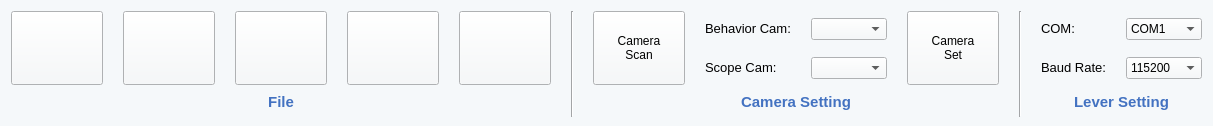
           <widget class="QWidget" name="widget_68" native="true">
            <property name="sizePolicy">
             <sizepolicy hsizetype="Preferred" vsizetype="Fixed">
              <horstretch>0</horstretch>
              <verstretch>0</verstretch>
             </sizepolicy>
            </property>
            <property name="minimumSize">
             <size>
              <width>0</width>
              <height>126</height>
             </size>
            </property>
            <property name="maximumSize">
             <size>
              <width>16777215</width>
              <height>126</height>
             </size>
            </property>
            <property name="font">
             <font>
              <family>Arial</family>
             </font>
            </property>
            <property name="styleSheet">
             <string notr="true">background-color: rgb(245, 248, 250);</string>
            </property>
            <layout class="QFormLayout" name="formLayout_3">
             <item row="0" column="0">
              <layout class="QGridLayout" name="gridLayout_8">
               <property name="horizontalSpacing">
                <number>20</number>
               </property>
               <item row="0" column="0" rowspan="2">
                <widget class="QPushButton" name="HomeNewButton">
                 <property name="sizePolicy">
                  <sizepolicy hsizetype="Fixed" vsizetype="Fixed">
                   <horstretch>0</horstretch>
                   <verstretch>0</verstretch>
                  </sizepolicy>
                 </property>
                 <property name="minimumSize">
                  <size>
                   <width>92</width>
                   <height>74</height>
                  </size>
                 </property>
                 <property name="maximumSize">
                  <size>
                   <width>92</width>
                   <height>74</height>
                  </size>
                 </property>
                 <property name="font">
                  <font>
                   <family>Arial</family>
                  </font>
                 </property>
                 <property name="styleSheet">
                  <string notr="true">border-image: url(:/home/Asset 1.png);</string>
                 </property>
                 <property name="text">
                  <string/>
                 </property>
                </widget>
               </item>
               <item row="0" column="1" rowspan="2">
                <widget class="QPushButton" name="HomeLoadButton">
                 <property name="sizePolicy">
                  <sizepolicy hsizetype="Fixed" vsizetype="Fixed">
                   <horstretch>0</horstretch>
                   <verstretch>0</verstretch>
                  </sizepolicy>
                 </property>
                 <property name="minimumSize">
                  <size>
                   <width>92</width>
                   <height>74</height>
                  </size>
                 </property>
                 <property name="maximumSize">
                  <size>
                   <width>92</width>
                   <height>74</height>
                  </size>
                 </property>
                 <property name="font">
                  <font>
                   <family>Arial</family>
                  </font>
                 </property>
                 <property name="styleSheet">
                  <string notr="true">border-image: url(:/home/Asset 2.png);</string>
                 </property>
                 <property name="text">
                  <string/>
                 </property>
                </widget>
               </item>
               <item row="0" column="2" rowspan="2">
                <widget class="QPushButton" name="HomeSaveButton">
                 <property name="sizePolicy">
                  <sizepolicy hsizetype="Fixed" vsizetype="Fixed">
                   <horstretch>0</horstretch>
                   <verstretch>0</verstretch>
                  </sizepolicy>
                 </property>
                 <property name="minimumSize">
                  <size>
                   <width>92</width>
                   <height>74</height>
                  </size>
                 </property>
                 <property name="maximumSize">
                  <size>
                   <width>92</width>
                   <height>74</height>
                  </size>
                 </property>
                 <property name="font">
                  <font>
                   <family>Arial</family>
                  </font>
                 </property>
                 <property name="styleSheet">
                  <string notr="true">border-image: url(:/home/Asset 3.png);</string>
                 </property>
                 <property name="text">
                  <string/>
                 </property>
                </widget>
               </item>
               <item row="0" column="3" rowspan="2">
                <widget class="QPushButton" name="HomeReFileButton">
                 <property name="sizePolicy">
                  <sizepolicy hsizetype="Fixed" vsizetype="Fixed">
                   <horstretch>0</horstretch>
                   <verstretch>0</verstretch>
                  </sizepolicy>
                 </property>
                 <property name="minimumSize">
                  <size>
                   <width>92</width>
                   <height>74</height>
                  </size>
                 </property>
                 <property name="maximumSize">
                  <size>
                   <width>92</width>
                   <height>74</height>
                  </size>
                 </property>
                 <property name="font">
                  <font>
                   <family>Arial</family>
                  </font>
                 </property>
                 <property name="styleSheet">
                  <string notr="true">border-image: url(:/home/Asset 4.png);</string>
                 </property>
                 <property name="text">
                  <string/>
                 </property>
                </widget>
               </item>
               <item row="0" column="4" rowspan="2">
                <widget class="QPushButton" name="HomeOptionButton">
                 <property name="sizePolicy">
                  <sizepolicy hsizetype="Fixed" vsizetype="Fixed">
                   <horstretch>0</horstretch>
                   <verstretch>0</verstretch>
                  </sizepolicy>
                 </property>
                 <property name="minimumSize">
                  <size>
                   <width>92</width>
                   <height>74</height>
                  </size>
                 </property>
                 <property name="maximumSize">
                  <size>
                   <width>92</width>
                   <height>74</height>
                  </size>
                 </property>
                 <property name="font">
                  <font>
                   <family>Arial</family>
                  </font>
                 </property>
                 <property name="styleSheet">
                  <string notr="true">border-image: url(:/home/home_option.png);
image: url(:/home/home_option.png);</string>
                 </property>
                 <property name="text">
                  <string/>
                 </property>
                </widget>
               </item>
               <item row="0" column="5" rowspan="3">
                <widget class="Line" name="line_5">
                 <property name="sizePolicy">
                  <sizepolicy hsizetype="Fixed" vsizetype="Fixed">
                   <horstretch>0</horstretch>
                   <verstretch>0</verstretch>
                  </sizepolicy>
                 </property>
                 <property name="minimumSize">
                  <size>
                   <width>2</width>
                   <height>106</height>
                  </size>
                 </property>
                 <property name="maximumSize">
                  <size>
                   <width>2</width>
                   <height>106</height>
                  </size>
                 </property>
                 <property name="font">
                  <font>
                   <family>Arial</family>
                  </font>
                 </property>
                 <property name="orientation">
                  <enum>Qt::Vertical</enum>
                 </property>
                </widget>
               </item>
               <item row="0" column="6" rowspan="2">
                <widget class="QPushButton" name="HomeCamScanButton">
                 <property name="sizePolicy">
                  <sizepolicy hsizetype="Fixed" vsizetype="Fixed">
                   <horstretch>0</horstretch>
                   <verstretch>0</verstretch>
                  </sizepolicy>
                 </property>
                 <property name="minimumSize">
                  <size>
                   <width>92</width>
                   <height>74</height>
                  </size>
                 </property>
                 <property name="maximumSize">
                  <size>
                   <width>92</width>
                   <height>74</height>
                  </size>
                 </property>
                 <property name="font">
                  <font>
                   <family>Arial</family>
                  </font>
                 </property>
                 <property name="text">
                  <string>Camera
Scan</string>
                 </property>
                </widget>
               </item>
               <item row="0" column="7">
                <widget class="QLabel" name="label_179">
                 <property name="sizePolicy">
                  <sizepolicy hsizetype="Fixed" vsizetype="Fixed">
                   <horstretch>0</horstretch>
                   <verstretch>0</verstretch>
                  </sizepolicy>
                 </property>
                 <property name="font">
                  <font>
                   <family>Arial</family>
                   <pointsize>10</pointsize>
                  </font>
                 </property>
                 <property name="text">
                  <string>Behavior Cam:</string>
                 </property>
                 <property name="alignment">
                  <set>Qt::AlignLeading|Qt::AlignLeft|Qt::AlignVCenter</set>
                 </property>
                </widget>
               </item>
               <item row="0" column="8">
                <widget class="QComboBox" name="HomeBehCamValue">
                 <property name="sizePolicy">
                  <sizepolicy hsizetype="Fixed" vsizetype="Fixed">
                   <horstretch>0</horstretch>
                   <verstretch>0</verstretch>
                  </sizepolicy>
                 </property>
                 <property name="minimumSize">
                  <size>
                   <width>76</width>
                   <height>22</height>
                  </size>
                 </property>
                 <property name="maximumSize">
                  <size>
                   <width>76</width>
                   <height>22</height>
                  </size>
                 </property>
                 <property name="font">
                  <font>
                   <family>Arial</family>
                  </font>
                 </property>
                </widget>
               </item>
               <item row="0" column="9" rowspan="2">
                <widget class="QPushButton" name="HomeCamSetButton">
                 <property name="sizePolicy">
                  <sizepolicy hsizetype="Fixed" vsizetype="Fixed">
                   <horstretch>0</horstretch>
                   <verstretch>0</verstretch>
                  </sizepolicy>
                 </property>
                 <property name="minimumSize">
                  <size>
                   <width>92</width>
                   <height>74</height>
                  </size>
                 </property>
                 <property name="maximumSize">
                  <size>
                   <width>92</width>
                   <height>74</height>
                  </size>
                 </property>
                 <property name="font">
                  <font>
                   <family>Arial</family>
                  </font>
                 </property>
                 <property name="text">
                  <string>Camera
Set</string>
                 </property>
                </widget>
               </item>
               <item row="0" column="10" rowspan="3">
                <widget class="Line" name="line_6">
                 <property name="sizePolicy">
                  <sizepolicy hsizetype="Fixed" vsizetype="Fixed">
                   <horstretch>0</horstretch>
                   <verstretch>0</verstretch>
                  </sizepolicy>
                 </property>
                 <property name="minimumSize">
                  <size>
                   <width>2</width>
                   <height>106</height>
                  </size>
                 </property>
                 <property name="maximumSize">
                  <size>
                   <width>2</width>
                   <height>106</height>
                  </size>
                 </property>
                 <property name="font">
                  <font>
                   <family>Arial</family>
                  </font>
                 </property>
                 <property name="orientation">
                  <enum>Qt::Vertical</enum>
                 </property>
                </widget>
               </item>
               <item row="0" column="11">
                <widget class="QLabel" name="label_173">
                 <property name="sizePolicy">
                  <sizepolicy hsizetype="Fixed" vsizetype="Fixed">
                   <horstretch>0</horstretch>
                   <verstretch>0</verstretch>
                  </sizepolicy>
                 </property>
                 <property name="font">
                  <font>
                   <family>Arial</family>
                   <pointsize>10</pointsize>
                  </font>
                 </property>
                 <property name="text">
                  <string>COM:</string>
                 </property>
                 <property name="alignment">
                  <set>Qt::AlignLeading|Qt::AlignLeft|Qt::AlignVCenter</set>
                 </property>
                </widget>
               </item>
               <item row="0" column="12">
                <widget class="QComboBox" name="HomeLeverCOMValue">
                 <property name="sizePolicy">
                  <sizepolicy hsizetype="Fixed" vsizetype="Fixed">
                   <horstretch>0</horstretch>
                   <verstretch>0</verstretch>
                  </sizepolicy>
                 </property>
                 <property name="minimumSize">
                  <size>
                   <width>76</width>
                   <height>22</height>
                  </size>
                 </property>
                 <property name="maximumSize">
                  <size>
                   <width>76</width>
                   <height>22</height>
                  </size>
                 </property>
                 <property name="font">
                  <font>
                   <family>Arial</family>
                  </font>
                 </property>
                 <item>
                  <property name="text">
                   <string>COM1</string>
                  </property>
                 </item>
                 <item>
                  <property name="text">
                   <string>COM2</string>
                  </property>
                 </item>
                 <item>
                  <property name="text">
                   <string>COM3</string>
                  </property>
                 </item>
                 <item>
                  <property name="text">
                   <string>COM4</string>
                  </property>
                 </item>
                 <item>
                  <property name="text">
                   <string>COM5</string>
                  </property>
                 </item>
                 <item>
                  <property name="text">
                   <string>COM6</string>
                  </property>
                 </item>
                 <item>
                  <property name="text">
                   <string>COM7</string>
                  </property>
                 </item>
                 <item>
                  <property name="text">
                   <string>COM7</string>
                  </property>
                 </item>
                 <item>
                  <property name="text">
                   <string>COM8</string>
                  </property>
                 </item>
                 <item>
                  <property name="text">
                   <string>COM9</string>
                  </property>
                 </item>
                </widget>
               </item>
               <item row="1" column="7">
                <widget class="QLabel" name="label_180">
                 <property name="sizePolicy">
                  <sizepolicy hsizetype="Fixed" vsizetype="Fixed">
                   <horstretch>0</horstretch>
                   <verstretch>0</verstretch>
                  </sizepolicy>
                 </property>
                 <property name="font">
                  <font>
                   <family>Arial</family>
                   <pointsize>10</pointsize>
                  </font>
                 </property>
                 <property name="text">
                  <string>Scope Cam:</string>
                 </property>
                 <property name="alignment">
                  <set>Qt::AlignLeading|Qt::AlignLeft|Qt::AlignVCenter</set>
                 </property>
                </widget>
               </item>
               <item row="1" column="8">
                <widget class="QComboBox" name="HomeScopeCamValue">
                 <property name="sizePolicy">
                  <sizepolicy hsizetype="Fixed" vsizetype="Fixed">
                   <horstretch>0</horstretch>
                   <verstretch>0</verstretch>
                  </sizepolicy>
                 </property>
                 <property name="minimumSize">
                  <size>
                   <width>76</width>
                   <height>22</height>
                  </size>
                 </property>
                 <property name="maximumSize">
                  <size>
                   <width>76</width>
                   <height>22</height>
                  </size>
                 </property>
                 <property name="font">
                  <font>
                   <family>Arial</family>
                  </font>
                 </property>
                </widget>
               </item>
               <item row="1" column="11">
                <widget class="QLabel" name="label_174">
                 <property name="sizePolicy">
                  <sizepolicy hsizetype="Fixed" vsizetype="Fixed">
                   <horstretch>0</horstretch>
                   <verstretch>0</verstretch>
                  </sizepolicy>
                 </property>
                 <property name="font">
                  <font>
                   <family>Arial</family>
                   <pointsize>10</pointsize>
                  </font>
                 </property>
                 <property name="text">
                  <string>Baud Rate:</string>
                 </property>
                 <property name="alignment">
                  <set>Qt::AlignLeading|Qt::AlignLeft|Qt::AlignVCenter</set>
                 </property>
                </widget>
               </item>
               <item row="1" column="12">
                <widget class="QComboBox" name="HomeLeverBaudButton">
                 <property name="sizePolicy">
                  <sizepolicy hsizetype="Fixed" vsizetype="Fixed">
                   <horstretch>0</horstretch>
                   <verstretch>0</verstretch>
                  </sizepolicy>
                 </property>
                 <property name="minimumSize">
                  <size>
                   <width>76</width>
                   <height>22</height>
                  </size>
                 </property>
                 <property name="maximumSize">
                  <size>
                   <width>76</width>
                   <height>22</height>
                  </size>
                 </property>
                 <property name="font">
                  <font>
                   <family>Arial</family>
                  </font>
                 </property>
                 <item>
                  <property name="text">
                   <string>115200</string>
                  </property>
                 </item>
                 <item>
                  <property name="text">
                   <string>1200</string>
                  </property>
                 </item>
                 <item>
                  <property name="text">
                   <string>19200</string>
                  </property>
                 </item>
                 <item>
                  <property name="text">
                   <string>2400</string>
                  </property>
                 </item>
                 <item>
                  <property name="text">
                   <string>300</string>
                  </property>
                 </item>
                 <item>
                  <property name="text">
                   <string>38400</string>
                  </property>
                 </item>
                 <item>
                  <property name="text">
                   <string>430000</string>
                  </property>
                 </item>
                 <item>
                  <property name="text">
                   <string>4800</string>
                  </property>
                 </item>
                 <item>
                  <property name="text">
                   <string>56000</string>
                  </property>
                 </item>
                 <item>
                  <property name="text">
                   <string>57600</string>
                  </property>
                 </item>
                </widget>
               </item>
               <item row="2" column="1" colspan="3">
                <widget class="QLabel" name="label_24">
                 <property name="font">
                  <font>
                   <family>Arial</family>
                   <pointsize>11</pointsize>
                   <weight>75</weight>
                   <bold>true</bold>
                  </font>
                 </property>
                 <property name="styleSheet">
                  <string notr="true">color: rgb(67, 114, 193);</string>
                 </property>
                 <property name="text">
                  <string>File</string>
                 </property>
                 <property name="alignment">
                  <set>Qt::AlignCenter</set>
                 </property>
                </widget>
               </item>
               <item row="2" column="7" colspan="2">
                <widget class="QLabel" name="label_29">
                 <property name="font">
                  <font>
                   <family>Arial</family>
                   <pointsize>11</pointsize>
                   <weight>75</weight>
                   <bold>true</bold>
                  </font>
                 </property>
                 <property name="styleSheet">
                  <string notr="true">color: rgb(67, 114, 193);</string>
                 </property>
                 <property name="text">
                  <string>Camera Setting</string>
                 </property>
                 <property name="alignment">
                  <set>Qt::AlignCenter</set>
                 </property>
                </widget>
               </item>
               <item row="2" column="11" colspan="2">
                <widget class="QLabel" name="label_30">
                 <property name="font">
                  <font>
                   <family>Arial</family>
                   <pointsize>11</pointsize>
                   <weight>75</weight>
                   <bold>true</bold>
                  </font>
                 </property>
                 <property name="styleSheet">
                  <string notr="true">color: rgb(67, 114, 193);</string>
                 </property>
                 <property name="text">
                  <string>Lever Setting</string>
                 </property>
                 <property name="alignment">
                  <set>Qt::AlignCenter</set>
                 </property>
                </widget>
               </item>
              </layout>
             </item>
            </layout>
           </widget>
